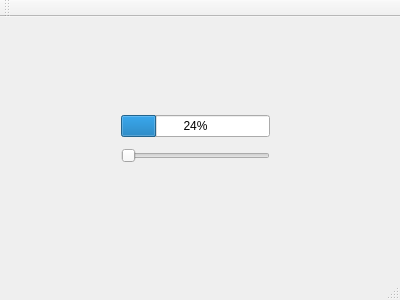
<?xml version="1.0" encoding="UTF-8"?>
<ui version="4.0">
 <class>MainWindow</class>
 <widget class="QMainWindow" name="MainWindow">
  <property name="geometry">
   <rect>
    <x>0</x>
    <y>0</y>
    <width>400</width>
    <height>300</height>
   </rect>
  </property>
  <property name="windowTitle">
   <string>MainWindow</string>
  </property>
  <widget class="QWidget" name="centralWidget">
   <widget class="QWidget" name="">
    <property name="geometry">
     <rect>
      <x>110</x>
      <y>82</y>
      <width>171</width>
      <height>81</height>
     </rect>
    </property>
    <layout class="QVBoxLayout" name="verticalLayout">
     <item>
      <widget class="QProgressBar" name="progressBar">
       <property name="value">
        <number>24</number>
       </property>
      </widget>
     </item>
     <item>
      <widget class="QSlider" name="horizontalSlider">
       <property name="orientation">
        <enum>Qt::Horizontal</enum>
       </property>
      </widget>
     </item>
    </layout>
   </widget>
  </widget>
  <widget class="QMenuBar" name="menuBar">
   <property name="geometry">
    <rect>
     <x>0</x>
     <y>0</y>
     <width>400</width>
     <height>22</height>
    </rect>
   </property>
  </widget>
  <widget class="QToolBar" name="mainToolBar">
   <attribute name="toolBarArea">
    <enum>TopToolBarArea</enum>
   </attribute>
   <attribute name="toolBarBreak">
    <bool>false</bool>
   </attribute>
  </widget>
  <widget class="QStatusBar" name="statusBar"/>
 </widget>
 <layoutdefault spacing="6" margin="11"/>
 <resources/>
 <connections/>
</ui>
